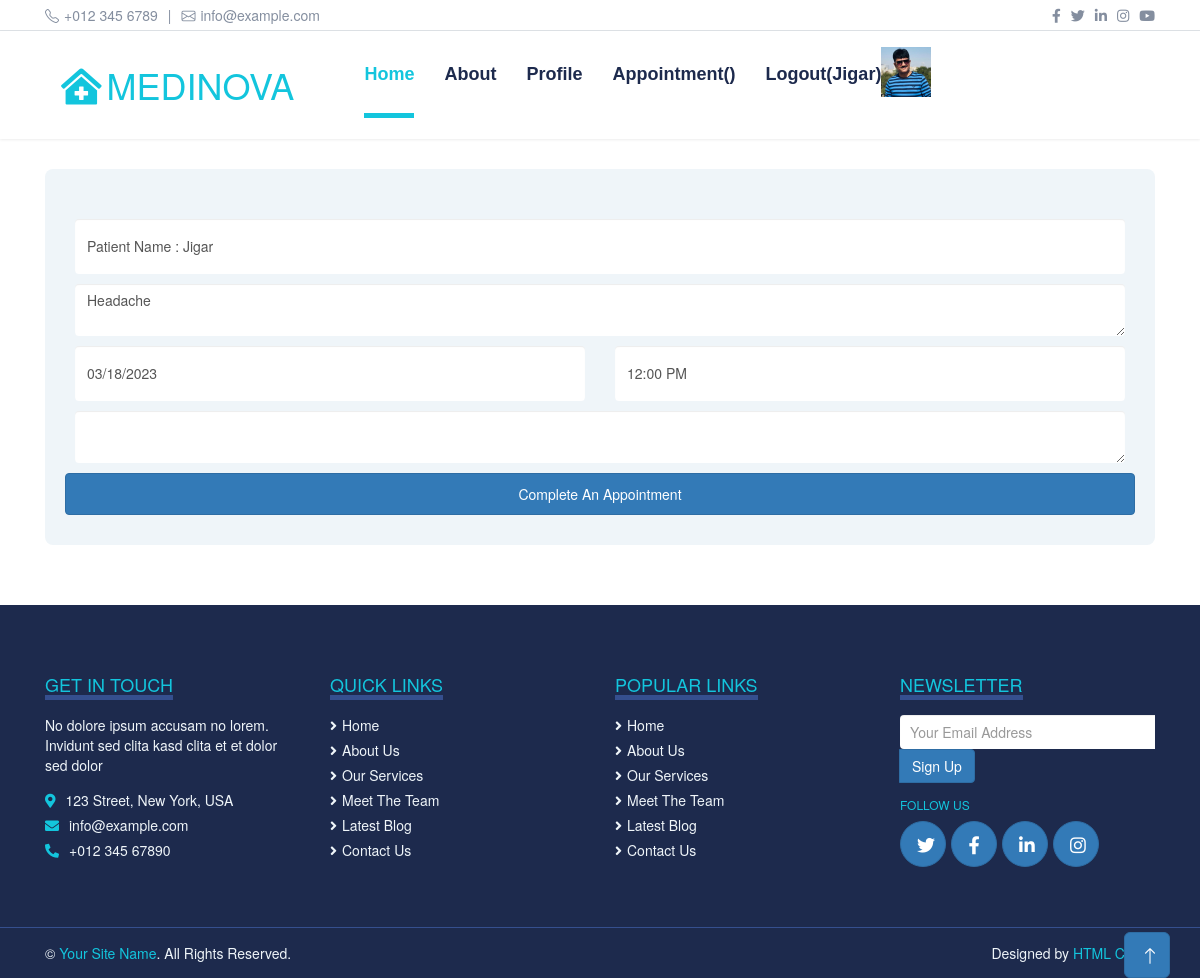
The page /doctor-attend-appointment/1/ (signed in) on the database its author committed.
### myapp/models.py (models this page shows, shortened)
class User(models.Model):
	userchoice=(
			('patient','patient'),
			('doctor','doctor')
		)
	usertype=models.CharField(max_length=100,choices=userchoice)
	fname=models.CharField(max_length=100)
	lname=models.CharField(max_length=100)
	email=models.EmailField()
	mobile=models.PositiveIntegerField()
	address=models.TextField()
	password=models.CharField(max_length=100)
	profile_pic=models.ImageField(upload_to="profile_pic/",default="")

class Appointment(models.Model):
	user=models.ForeignKey(User,on_delete=models.CASCADE)
	doctor=models.ForeignKey(Doctor,on_delete=models.CASCADE)
	date=models.CharField(max_length=100)
	time=models.CharField(max_length=100)
	health_issue=models.TextField()
	appointment_status=models.CharField(max_length=100,default="Pending")
	cancel_reason=models.TextField(default="")
	prescription=models.TextField(default="")

### myapp/views.py (the view)
# urls.py: path('doctor-attend-appointment/<int:pk>/',views.doctor_attend_appointment,name='doctor-attend-appointment'),
def doctor_attend_appointment(request,pk):
	appointment=Appointment.objects.get(pk=pk)
	if request.method=="POST":
		appointment.prescription=request.POST['prescription']
		appointment.appointment_status="Attended"
		appointment.save()
		return redirect('doctor-appointment')
	else:
		return render(request,'doctor-attend-appointment.html',{'appointment':appointment})

### myapp/templates/doctor-attend-appointment.html (shortened to what this page needs)
{% extends 'doctor-header.html' %}
{% load static %}
{% block content %}
<!DOCTYPE html>
<html lang="en">
<head>
</head>
<body>
    <div class="container-fluid py-5">
        <div class="container">
            <div class="row gx-5">
                <div class="col-lg-12">
                    <div class="bg-light text-center rounded p-5">
                        <form method="post" action="{% url 'doctor-attend-appointment' pk=appointment.pk %}">
                            <div class="row g-3">
                                <div class="col-12 col-sm-12">
                                    <input type="text" class="form-control bg-white border-0" value="Patient Name : {{appointment.user.fname}}" style="height: 55px;" readonly>
                                </div>
                                <div class="col-12 col-sm-12">
                                    <textarea class="form-control bg-white border-0" name="health_issue">{{appointment.health_issue}}</textarea>
                                </div>
                                <div class="col-12 col-sm-6">
                                    <div class="date" id="date" data-target-input="nearest">
                                        <input type="text"
                                            class="form-control bg-white border-0 datetimepicker-input"
                                            data-target="#date" data-toggle="datetimepicker" style="height: 55px;" name="date" value="{{appointment.date}}">
                                    </div>
                                </div>
                                <div class="col-12 col-sm-6">
                                    <div class="time" id="time" data-target-input="nearest">
                                        <input type="text"
                                            class="form-control bg-white border-0 datetimepicker-input"
                                            data-target="#time" data-toggle="datetimepicker" style="height: 55px;" name="time"  value="{{appointment.time}}">
                                    </div>
                                </div>
                                <div class="col-12 col-sm-12">
                                    <textarea class="form-control bg-white border-0" name="prescription">{{appointment.prescription}}</textarea>
                                </div>
                                <div class="col-12">
                                    <button class="btn btn-primary w-100 py-3" type="submit">Complete An Appointment</button>
                                </div>
                            </div>
                        </form>
                    </div>
                </div>
            </div>
        </div>
    </div>
</body>
</html>
{% endblock %}

### myapp/templates/doctor-header.html (shortened to what this page needs)
{% load static %}
<!DOCTYPE html>
<html lang="en">
<head>
    <link href="https://cdnjs.cloudflare.com/ajax/libs/font-awesome/5.15.0/css/all.min.css" rel="stylesheet">
    <link href="https://cdn.jsdelivr.net/npm/bootstrap-icons@1.4.1/font/bootstrap-icons.css" rel="stylesheet">
    <link href="{% static 'lib/owlcarousel/assets/owl.carousel.min.css' %}" rel="stylesheet">
    <link href="{% static 'lib/tempusdominus/css/tempusdominus-bootstrap-4.min.css' %}" rel="stylesheet" />
    <link href="{% static 'css/bootstrap.min.css' %}" rel="stylesheet">
    <link href="{% static 'css/style.css' %}" rel="stylesheet">
    <link rel="stylesheet" href="https://maxcdn.bootstrapcdn.com/bootstrap/3.4.1/css/bootstrap.min.css">
</head>
<body>
    <div class="container-fluid py-2 border-bottom d-none d-lg-block">
        <div class="container">
            <div class="row">
                <div class="col-md-6 text-center text-lg-start mb-2 mb-lg-0">
                    <div class="d-inline-flex align-items-center">
                        <a class="text-decoration-none text-body pe-3" href=""><i class="bi bi-telephone me-2"></i>+012 345 6789</a>
                        <span class="text-body">|</span>
                        <a class="text-decoration-none text-body px-3" href=""><i class="bi bi-envelope me-2"></i>info@example.com</a>
                    </div>
                </div>
                <div class="col-md-6 text-center text-lg-end">
                    <div class="d-inline-flex align-items-center">
                        <a class="text-body px-2" href="">
                            <i class="fab fa-facebook-f"></i>
                        </a>
                        <a class="text-body px-2" href="">
                            <i class="fab fa-twitter"></i>
                        </a>
                        <a class="text-body px-2" href="">
                            <i class="fab fa-linkedin-in"></i>
                        </a>
                        <a class="text-body px-2" href="">
                            <i class="fab fa-instagram"></i>
                        </a>
                        <a class="text-body ps-2" href="">
                            <i class="fab fa-youtube"></i>
                        </a>
                    </div>
                </div>
            </div>
        </div>
    </div>
    <div class="container-fluid sticky-top bg-white shadow-sm">
        <div class="container">
            <nav class="navbar navbar-expand-lg bg-white navbar-light py-3 py-lg-0">
                <a href="{% url 'doctor-index' %}" class="navbar-brand">
                    <h1 class="m-0 text-uppercase text-primary"><i class="fa fa-clinic-medical me-2"></i>Medinova</h1>
                </a>
                <div class="collapse navbar-collapse" id="navbarCollapse">
                    <div class="navbar-nav ms-auto py-0">
                        <a href="{% url 'doctor-index' %}" class="nav-item nav-link active">Home</a>
                        <a href="{% url 'doctor-about' %}" class="nav-item nav-link">About</a>
                        <a href="{% url 'doctor-profile' %}" class="nav-item nav-link">Profile</a>
                        <a href="{% url 'doctor-appointment' %}" class="nav-item nav-link">Appointment({{request.session.appointment_count}})</a>
                        {% if request.session.email %}
                            <a href="{% url 'logout' %}" class="nav-item nav-link">Logout({{request.session.fname}})</a>
                            <img src="{{request.session.profile_pic}}" height="50px" width="50px" style="margin-top:15px;">
                        {% else %}
                            <a href="{% url 'signup' %}" class="nav-item nav-link">Sign Up</a>
                            <a href="{% url 'login' %}" class="nav-item nav-link">Login</a>
                        {% endif %}
                    </div>
                </div>
            </nav>
        </div>
    </div>
    {% block content %}
    {% endblock %}
    <div class="container-fluid bg-dark text-light mt-5 py-5">
        <div class="container py-5">
            <div class="row g-5">
                <div class="col-lg-3 col-md-6">
                    <h4 class="d-inline-block text-primary text-uppercase border-bottom border-5 border-secondary mb-4">Get In Touch</h4>
                    <p class="mb-4">No dolore ipsum accusam no lorem. Invidunt sed clita kasd clita et et dolor sed dolor</p>
                    <p class="mb-2"><i class="fa fa-map-marker-alt text-primary me-3"></i>123 Street, New York, USA</p>
                    <p class="mb-2"><i class="fa fa-envelope text-primary me-3"></i>info@example.com</p>
                    <p class="mb-0"><i class="fa fa-phone-alt text-primary me-3"></i>+012 345 67890</p>
                </div>
                <div class="col-lg-3 col-md-6">
                    <h4 class="d-inline-block text-primary text-uppercase border-bottom border-5 border-secondary mb-4">Quick Links</h4>
                    <div class="d-flex flex-column justify-content-start">
                        <a class="text-light mb-2" href="#"><i class="fa fa-angle-right me-2"></i>Home</a>
                        <a class="text-light mb-2" href="#"><i class="fa fa-angle-right me-2"></i>About Us</a>
                        <a class="text-light mb-2" href="#"><i class="fa fa-angle-right me-2"></i>Our Services</a>
                        <a class="text-light mb-2" href="#"><i class="fa fa-angle-right me-2"></i>Meet The Team</a>
                        <a class="text-light mb-2" href="#"><i class="fa fa-angle-right me-2"></i>Latest Blog</a>
                        <a class="text-light" href="#"><i class="fa fa-angle-right me-2"></i>Contact Us</a>
                    </div>
                </div>
                <div class="col-lg-3 col-md-6">
                    <h4 class="d-inline-block text-primary text-uppercase border-bottom border-5 border-secondary mb-4">Popular Links</h4>
                    <div class="d-flex flex-column justify-content-start">
                        <a class="text-light mb-2" href="#"><i class="fa fa-angle-right me-2"></i>Home</a>
                        <a class="text-light mb-2" href="#"><i class="fa fa-angle-right me-2"></i>About Us</a>
                        <a class="text-light mb-2" href="#"><i class="fa fa-angle-right me-2"></i>Our Services</a>
                        <a class="text-light mb-2" href="#"><i class="fa fa-angle-right me-2"></i>Meet The Team</a>
                        <a class="text-light mb-2" href="#"><i class="fa fa-angle-right me-2"></i>Latest Blog</a>
                        <a class="text-light" href="#"><i class="fa fa-angle-right me-2"></i>Contact Us</a>
                    </div>
                </div>
                <div class="col-lg-3 col-md-6">
                    <h4 class="d-inline-block text-primary text-uppercase border-bottom border-5 border-secondary mb-4">Newsletter</h4>
                    <form action="">
                        <div class="input-group">
                            <input type="text" class="form-control p-3 border-0" placeholder="Your Email Address">
                            <button class="btn btn-primary">Sign Up</button>
                        </div>
                    </form>
                    <h6 class="text-primary text-uppercase mt-4 mb-3">Follow Us</h6>
                    <div class="d-flex">
                        <a class="btn btn-lg btn-primary btn-lg-square rounded-circle me-2" href="#"><i class="fab fa-twitter"></i></a>
                        <a class="btn btn-lg btn-primary btn-lg-square rounded-circle me-2" href="#"><i class="fab fa-facebook-f"></i></a>
                        <a class="btn btn-lg btn-primary btn-lg-square rounded-circle me-2" href="#"><i class="fab fa-linkedin-in"></i></a>
                        <a class="btn btn-lg btn-primary btn-lg-square rounded-circle" href="#"><i class="fab fa-instagram"></i></a>
                    </div>
                </div>
            </div>
        </div>
    </div>
    <div class="container-fluid bg-dark text-light border-top border-secondary py-4">
        <div class="container">
            <div class="row g-5">
                <div class="col-md-6 text-center text-md-start">
                    <p class="mb-md-0">&copy; <a class="text-primary" href="#">Your Site Name</a>. All Rights Reserved.</p>
                </div>
                <div class="col-md-6 text-center text-md-end">
                    <p class="mb-0">Designed by <a class="text-primary" href="https://htmlcodex.com">HTML Codex</a></p>
                </div>
            </div>
        </div>
    </div>
    <a href="#" class="btn btn-lg btn-primary btn-lg-square back-to-top"><i class="bi bi-arrow-up"></i></a>
</body>
</html>

### myapp/static/css/style.css (style rules this page uses)
:root { --primary: #13C5DD; --secondary: #354F8E; --light: #EFF5F9; --dark: #1D2A4D; }
.btn { font-weight: 700; transition: .5s; }
.btn-primary { color: #FFFFFF; }
.btn-lg-square { width: 46px; height: 46px; }
.btn-square, .btn-sm-square, .btn-lg-square { padding-left: 0; padding-right: 0; text-align: center; }
.back-to-top { position: fixed; display: none; right: 30px; bottom: 0; border-radius: 50% 50% 0 0; z-index: 99; }
.navbar-light .navbar-nav .nav-link { font-family: 'Jost', sans-serif; position: relative; margin-left: 30px; padding: 30px 0; font-size: 18px; font-weight: 700; color: var(--dark); outline: none; transition: .5s; }
.navbar-light .navbar-nav .nav-link:hover, .navbar-light .navbar-nav .nav-link.active { color: var(--primary); }
@media (min-width: 992px) { .navbar-light .navbar-nav .nav-link::before { position: absolute; content: ""; width: 0; height: 5px; bottom: 0; left: 50%; background: var(--primary); transition: .5s; } }
@media (min-width: 992px) { .navbar-light .navbar-nav .nav-link:hover::before, .navbar-light .navbar-nav .nav-link.active::before { width: 100%; left: 0; } }

### rows shown on the page
User: session.fname "Jigar"
Appointment: user.fname "Patient Name : Jigar", health_issue "Headache", date "03/18/2023", time "12:00 PM"
